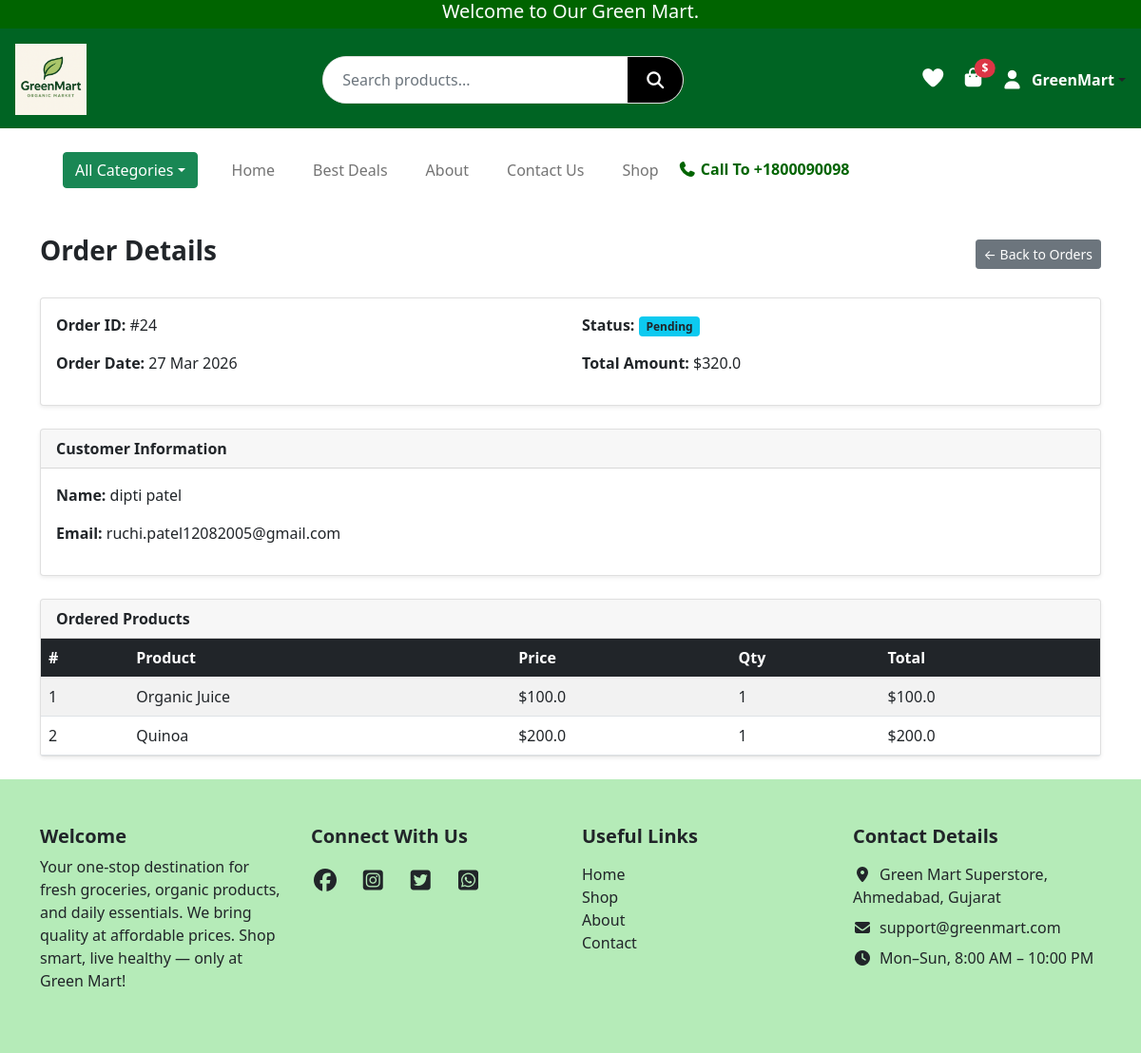
Screenshot of /admin/orders/view/24 (signed in) with the database file from the repository.
### website/models.py (models this page shows, shortened)
class User(UserMixin, db.Model):
    __tablename__ = "users"
    id            = db.Column(db.Integer, primary_key=True)
    name          = db.Column(db.String(50), nullable=False)
    email         = db.Column(db.String(120), unique=True, nullable=False)
    password_hash = db.Column(db.String(128), nullable=False)
    role          = db.Column(db.String(20), default="customer")
    is_verified   = db.Column(db.Boolean, default=False)

class Order(db.Model):
    id           = db.Column(db.Integer, primary_key=True)
    user_id      = db.Column(db.Integer, db.ForeignKey("users.id"))
    total_amount = db.Column(db.Float)
    status       = db.Column(db.String(20), default="Pending")
    created_at   = db.Column(db.DateTime, default=datetime.utcnow)
    tracking_id     = db.Column(db.String(20), nullable=True)
    coupon_code     = db.Column(db.String(20), nullable=True)
    discount_amount = db.Column(db.Float, default=0)
    delivery_charge = db.Column(db.Float, default=0)
    shipping_name   = db.Column(db.String(100))
    shipping_phone  = db.Column(db.String(15))
    shipping_street = db.Column(db.String(200))
    shipping_city   = db.Column(db.String(100))
    shipping_state  = db.Column(db.String(100))
    shipping_pin    = db.Column(db.String(10))
    payment_method     = db.Column(db.String(20), default="cod")
    payment_status     = db.Column(db.String(20), default="Unpaid")
    utr_number         = db.Column(db.String(50), nullable=True)
    payment_screenshot = db.Column(db.String(300), nullable=True)
    cancel_reason  = db.Column(db.String(200), nullable=True)
    cancel_note    = db.Column(db.String(500), nullable=True)
    cancelled_at   = db.Column(db.DateTime, nullable=True)
    cancel_flagged = db.Column(db.Boolean, default=False)
    user  = db.relationship("User", backref=db.backref("orders", lazy=True))
    items = db.relationship("OrderItem", backref="order", lazy=True)

class OrderItem(db.Model):
    id         = db.Column(db.Integer, primary_key=True)
    order_id   = db.Column(db.Integer, db.ForeignKey("order.id"))
    product_id = db.Column(db.Integer, db.ForeignKey("product.id"))
    quantity   = db.Column(db.Integer)
    price      = db.Column(db.Float)
    product    = db.relationship("Product")

class Product(db.Model):
    __tablename__ = "product"
    id          = db.Column(db.Integer, primary_key=True)
    name        = db.Column(db.String(150), nullable=False)
    price       = db.Column(db.Float, nullable=False)
    image       = db.Column(db.String(300))
    description = db.Column(db.String(500))
    stock       = db.Column(db.Integer, default=0)
    category_id = db.Column(db.Integer, db.ForeignKey("category.id"), nullable=True)

### website/admin.py (the view)
@admin.route("/admin/orders/view/<int:id>")
@admin_required
def view_order(id):
    order = Order.query.get_or_404(id)
    login_form = LoginForm()
    signup_form = SignupForm()
    return render_template(
        "admin/view_order.html",
        order=order,
        login_form=login_form,
        signup_form=signup_form,
    )

### website/forms.py
class LoginForm(FlaskForm):
    email = StringField("Email", validators=[DataRequired(), Email()])
    password = PasswordField("Password", validators=[DataRequired()])
    submit = SubmitField("Login")

class SignupForm(FlaskForm):
    name = StringField("Name", validators=[DataRequired(), Length(min=2, max=50)])
    email = StringField("Email", validators=[DataRequired(), Email()])
    password = PasswordField("Password", validators=[DataRequired(), Length(min=6)])
    confirm_password = PasswordField(
        "Confirm Password", validators=[DataRequired(), EqualTo("password")]
    )
    submit = SubmitField("Sign Up")

### website/admin.py (called while the page is built)
def admin_required(f):
    @wraps(f)
    @login_required
    def decorated_function(*args, **kwargs):
        if current_user.role != "admin":
            flash("Admin access required!")
            return redirect(url_for("views.home"))
        return f(*args, **kwargs)
    return decorated_function

### website/templates/admin/view_order.html
{% extends "base.html" %}
{% block content %}
<div class="container py-4">
    <div class="d-flex justify-content-between align-items-center mb-4">
        <h3 class="fw-bold">Order Details</h3>
        <a href="{{ url_for('admin.manage_orders') }}" class="btn btn-secondary btn-sm">
            ← Back to Orders
        </a>
    </div>
    <div class="card shadow-sm mb-4">
        <div class="card-body">
            <div class="row">
                <div class="col-md-6">
                    <p><strong>Order ID:</strong> #{{ order.id }}</p>
                    <p><strong>Order Date:</strong> {{ order.created_at.strftime('%d %b %Y') }}</p>
                </div>
                <div class="col-md-6">
                    <p>
                        <strong>Status:</strong>
                        <span class="badge bg-info text-dark">
                            {{ order.status|capitalize }}
                        </span>
                    </p>
                    <p><strong>Total Amount:</strong> ${{ order.total_amount }}</p>
                </div>
            </div>
        </div>
    </div>
    <div class="card shadow-sm mb-4">
        <div class="card-header fw-bold">Customer Information</div>
        <div class="card-body">
            <p><strong>Name:</strong> {{ order.user.name }}</p>
            <p><strong>Email:</strong> {{ order.user.email }}</p>
        </div>
    </div>
    <div class="card shadow-sm">
        <div class="card-header fw-bold">Ordered Products</div>
        <div class="card-body p-0">
            <table class="table table-striped mb-0">
                <thead class="table-dark">
                    <tr>
                        <th>#</th>
                        <th>Product</th>
                        <th>Price</th>
                        <th>Qty</th>
                        <th>Total</th>
                    </tr>
                </thead>
                <tbody>
                    {% for item in order.items %}
                    <tr>
                        <td>{{ loop.index }}</td>
                        <td>{{ item.product.name }}</td>
                        <td>${{ item.price }}</td>
                        <td>{{ item.quantity }}</td>
                        <td>${{ item.price * item.quantity }}</td>
                    </tr>
                    {% endfor %}
                </tbody>
            </table>
        </div>
    </div>
</div>
{% endblock %}

### website/templates/base.html (shortened to what this page needs)
<!DOCTYPE html>
<html lang="en">
<head>
  <link rel="stylesheet" href="{{ url_for('static', filename='css/style.css') }}">
  <link href="https://cdn.jsdelivr.net/npm/bootstrap@5.0.2/dist/css/bootstrap.min.css" rel="stylesheet">
  <link rel="stylesheet" href="https://cdnjs.cloudflare.com/ajax/libs/font-awesome/7.0.1/css/all.min.css">
  <link rel="stylesheet" href="https://cdn.jsdelivr.net/npm/bootstrap-icons@1.11.1/font/bootstrap-icons.css">
  <link href="https://cdn.jsdelivr.net/npm/bootstrap-icons@1.11.1/font/bootstrap-icons.css" rel="stylesheet">
</head>
<body>
<div class="container-fluid top-header">
  <h5 class="text-center mb-0">Welcome to Our Green Mart.</h5>
</div>
<header class="main-header d-flex flex-wrap align-items-center justify-content-between p-3">
  <div class="logo-area">
    <a href="{{ url_for('views.home') }}">
      <img src="{{ url_for('static', filename='images/logo.png') }}" alt="logo" class="img-fluid">
    </a>
  </div>
  <div class="search-area flex-grow-1 mx-3 position-relative d-none d-lg-flex">
    <form class="search-box d-flex" action="{{ url_for('views.search') }}" method="get">
      <input type="text" name="q" id="liveSearch" class="form-control" placeholder="Search products..." autocomplete="off">
      <button type="submit"><i class="fa-solid fa-magnifying-glass"></i></button>
    </form>
  </div>
  <div class="icons-area d-flex align-items-center gap-3 flex-shrink-0">
    <a href="{{ url_for('views.wishlist') }}"><i class="fa-solid fa-heart"></i></a>
    <div class="cart-box position-relative">
      <a href="{{ url_for('views.cart') }}">
        <i class="fa-solid fa-bag-shopping fs-5"></i>
      </a>
      <span class="cart-price position-absolute top-0 start-100 translate-middle badge rounded-pill bg-danger">
        ${{ subtotal }}
      </span>
    </div>
    {% if current_user.is_authenticated %}
    <div class="dropdown">
      <a class="d-flex align-items-center text-dark text-decoration-none dropdown-toggle" data-bs-toggle="dropdown">
        <i class="fa-solid fa-user fs-5"></i>
        <span class="ms-2 fw-bold" style="color:white;">{{ current_user.name }}</span>
      </a>
    </div>
    {% else %}
      <i class="fa-solid fa-user fs-5" data-bs-toggle="modal" data-bs-target="#loginModal"></i>
    {% endif %}
  </div>
</header>
<div class="container nav">
  <nav class="navbar navbar-expand-lg navbar-light bg-white p-4">
    <div class="container-fluid">
      <div class="dropdown me-3">
        <button class="btn btn-success dropdown-toggle" data-bs-toggle="dropdown">All Categories</button>
      </div>
      <div class="collapse navbar-collapse" id="mainNavbar">
        <ul class="navbar-nav me-auto mb-2 mb-lg-0">
          <li class="nav-item"><a class="nav-link" href="{{ url_for('views.home') }}">Home</a></li>
          <li class="nav-item"><a class="nav-link" href="{{ url_for('views.best_deals') }}">Best Deals</a></li>
          <li class="nav-item"><a class="nav-link" href="{{ url_for('views.about') }}">About</a></li>
          <li class="nav-item"><a class="nav-link" href="{{ url_for('views.contact') }}">Contact Us</a></li>
          <li class="nav-item"><a class="nav-link" href="{{ url_for('views.shop') }}">Shop</a></li>
        </ul>
        <h6 class="mb-0 ms-auto"><i class="fa-solid fa-phone"></i> Call To +1800090098</h6>
      </div>
    </div>
  </nav>
</div>
{% block content %}{% endblock %}
<footer class="text-dark py-5" style="background-color: #13be1e50;">
  <div class="container">
    <div class="row g-4">
      <div class="col-12 col-md-3">
        <h5 class="fw-bold">Welcome</h5>
        <p>Your one-stop destination for fresh groceries, organic products, and daily essentials.
          We bring quality at affordable prices. Shop smart, live healthy — only at Green Mart!</p>
      </div>
      <div class="col-12 col-md-3">
        <h5 class="fw-bold mb-3">Connect With Us</h5>
        <a href="#" class="text-dark fs-4 me-3"><i class="fa-brands fa-facebook"></i></a>
        <a href="#" class="text-dark fs-4 me-3"><i class="fa-brands fa-square-instagram"></i></a>
        <a href="#" class="text-dark fs-4 me-3"><i class="fa-brands fa-square-twitter"></i></a>
        <a href="#" class="text-dark fs-4"><i class="fa-brands fa-square-whatsapp"></i></a>
      </div>
      <div class="col-12 col-md-3">
        <h5 class="fw-bold mb-3">Useful Links</h5>
        <ul class="list-unstyled">
          <li><a href="" class="text-dark text-decoration-none">Home</a></li>
          <li><a href="" class="text-dark text-decoration-none">Shop</a></li>
          <li><a href="" class="text-dark text-decoration-none">About</a></li>
          <li><a href="" class="text-dark text-decoration-none">Contact</a></li>
        </ul>
      </div>
      <div class="col-12 col-md-3">
        <h5 class="fw-bold mb-3">Contact Details</h5>
        <ul class="list-unstyled">
          <li class="mb-2"><i class="fa-solid fa-location-dot me-2"></i>Green Mart Superstore, Ahmedabad, Gujarat</li>
          <li class="mb-2"><i class="fa-solid fa-envelope me-2"></i>support@greenmart.com</li>
          <li><i class="fa-solid fa-clock me-2"></i>Mon–Sun, 8:00 AM – 10:00 PM</li>
        </ul>
      </div>
    </div>
  </div>
</footer>
</body>
</html>

### website/static/css/style.css (style rules this page uses)
body, html { overflow-x: hidden; }
.container, .container-fluid { padding-left: 15px; padding-right: 15px; }
.top-header { background-color: #006400; color: white; height: 30px; display: flex; justify-content: center; }
.main-header { height: 105px; background: #006423; display: flex; align-items: center; justify-content: space-between; padding: 0 40px; }
.logo-area img { height: 75px; }
.search-area { flex-grow: 1; display: flex; justify-content: center; }
.search-box { width: 45%; background: #ffffff; display: flex; border-radius: 40px; overflow: hidden; border: 1px solid #e2e2e2; }
.search-box input { flex: 1; border: none; outline: none; padding: 14px 20px; font-size: 16px; }
.search-box button { width: 58px; background: #000; border: none; display: flex; justify-content: center; align-items: center; cursor: pointer; }
.search-box button i { color: white; font-size: 18px; }
.icons-area { display: flex; align-items: center; gap: 25px; }
.icons-area i { font-size: 22px; color: white; cursor: pointer; }
.cart-box { display: flex; align-items: center; gap: 5px; }
.cart-price { color: white; font-size: 17px; font-weight: 500; }
.navbar-nav .nav-link { font-size: 16px; font-weight: 500; margin: 0 12px; color: #000; }
.navbar h6 { margin: 0; font-weight: 600; color: #006400; }
li { list-style: none; }
.form-control { height: 48px; }
body { background: #f4f6f8; font-family: Arial }
input { width: 100%; padding: 10px; margin-bottom: 10px; border: 1px solid #ccc; border-radius: 5px }

### rows the page displays
User: name "GreenMart"
Order: id "24", created_at "27 Mar 2026", status "Pending", total_amount "320.0"
User: user.name "dipti patel", user.email "ruchi.patel12082005@gmail.com"
OrderItem: product.name "Organic Juice", price "100.0", quantity "1", item.price*item.quantity "100.0"
OrderItem: product.name "Quinoa", price "200.0", quantity "1", item.price*item.quantity "200.0"
